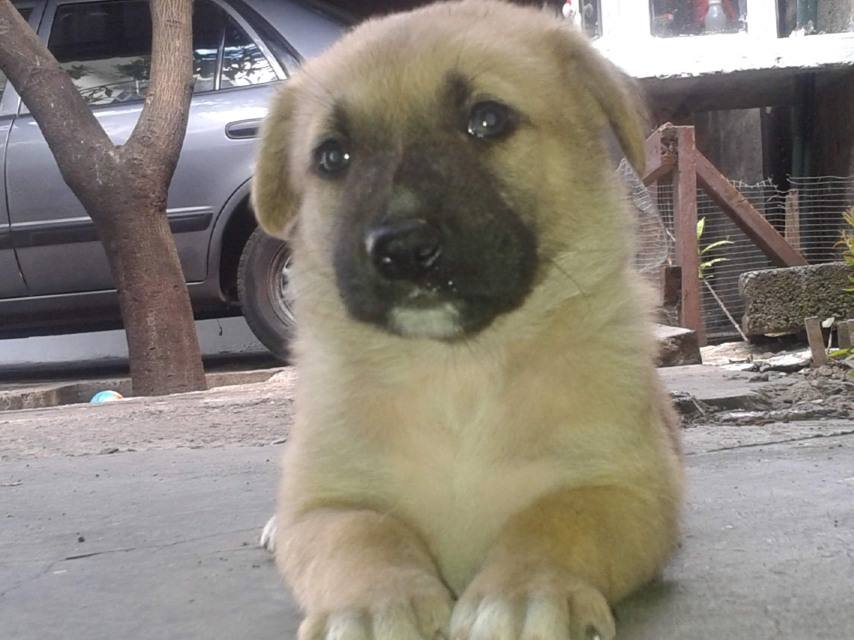
#> input picture openCV/resources/1.jpg, 2560 x 1920 px, given in place of the camera (shown at 1/3 size)
$ python virtual_paint.py
#> lines starting #> are read from the running program, lines starting #| are printed output that depends on the picture; after the words box and inside, x2 and y2 are one past the last pixel; in counts of white or black regions, pixels touching at a corner belong together
#> further down, img is the input picture: shape (1920, 2560, 3); mean B, G, R 120.6, 129.9, 137.1
import cv2
import numpy as np

frameWidth = 640
frameHeight = 480

cap = cv2.VideoCapture(0)
cap.set(3, frameWidth)
cap.set(4, frameHeight)
cap.set(10, 150)

myColors = [[5, 107, 0, 16, 255, 255],
            [133, 56, 0, 159, 156, 255],
            [57, 76, 0, 100, 255, 255]]

colorValue = [[0, 253, 58],
              [0, 255, 0],
              [255, 0, 255]]

point = []


def findColor(image, colors, values):
    imageHSV = cv2.cvtColor(image, cv2.COLOR_BGR2HSV)
#> imageHSV: shape (1920, 2560, 3); mean H, S, V 58, 40.3, 139
    count = 0
    new_point = []
    for color in colors:
        lower = np.array(color[0:3])
        upper = np.array(color[3:6])
        mask = cv2.inRange(imageHSV, lower, upper)
        x, y = getContour(mask)
        cv2.circle(imgResult, (x, y), 10, values[0], cv2.FILLED)
        if x != 0 and y != 0:
            new_point.append([x, y, count])
        count += 1
#> this loop made 3 passes
#> (x, y) on passes 1 to 3: (0, 0), (0, 0), (302, 1172)
#> pass 1, in findColor, `mask = cv2.inRange(imageHSV, lower, upper)`:
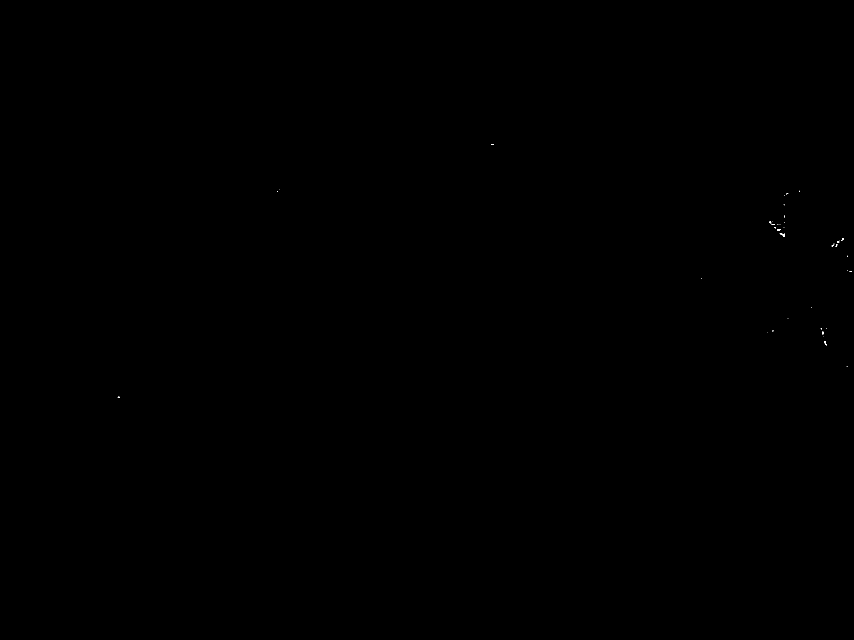
#> mask: shape (1920, 2560) (shown at 1/3 size); 0.01% white in thin lines or dots, all inside (x1, y1, x2, y2) = (353, 433, 2556, 1194)
#> pass 2, in findColor, `mask = cv2.inRange(imageHSV, lower, upper)`:
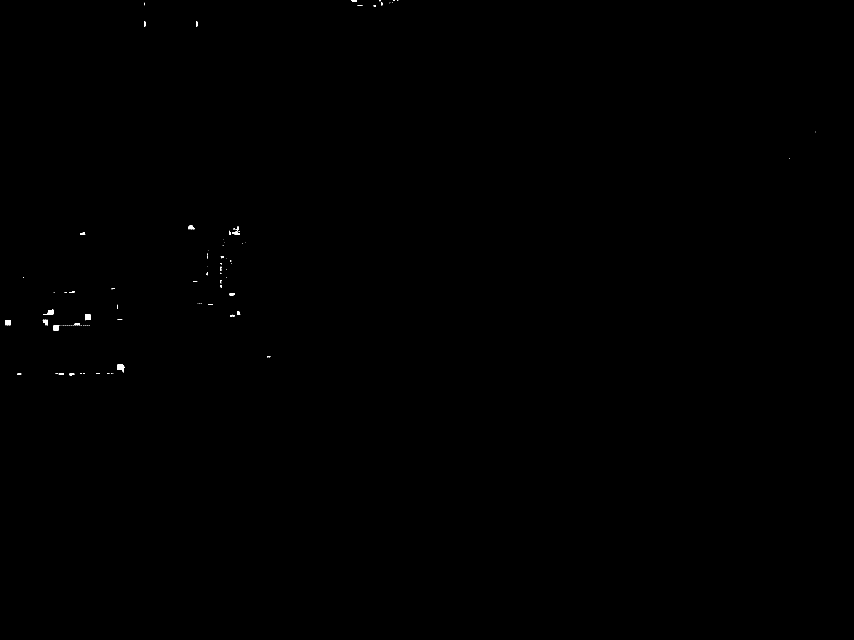
#> mask: shape (1920, 2560) (shown at 1/3 size); 0.06% white; 122 white regions (89 under 20 px), largest, box (x1, y1, x2, y2) and area: (353, 1093, 374, 1118) 316, (255, 943, 272, 961) 262, (16, 960, 32, 976) 230
#> after the loop, count = 3; new_point = [[302, 1172, 2]]
    return new_point


def getContour(image):
    x, width, y = 0, 0, 0
    contours, hierarchy = cv2.findContours(image, cv2.RETR_EXTERNAL, cv2.CHAIN_APPROX_NONE)
    for cnt in contours:
        area = cv2.contourArea(cnt)
        if area > 500:
            param = cv2.arcLength(cnt, True)
            approx = cv2.approxPolyDP(cnt, 0.02 * param, True)
            x, y, width, height = cv2.boundingRect(approx)
    return x + width // 2, y


def drawImage(points, value):
    for point in points:
        cv2.circle(imgResult, (point[0], point[1]), 10, value[2], cv2.FILLED)


while True:
    success, img = cap.read()
    imgResult = img.copy()
    new_point = findColor(img, myColors, colorValue)
#> new_point = [[302, 1172, 2]]
    if len(new_point) != 0:
        for new_points in new_point:
            point.append(new_points)
#> this loop made 1 pass
#> after the loop, point = [[302, 1172, 2]]
    if len(point) != 0:
        drawImage(point, colorValue)
#> the loop in drawImage, `for point in points:` made 1 pass
    cv2.imshow("Result", imgResult)
    if cv2.waitKey(1) & 0xFF == ord('q'):
#> (key q is pressed here)
        break

$ run again, on openCV/resources/shapes.jpg
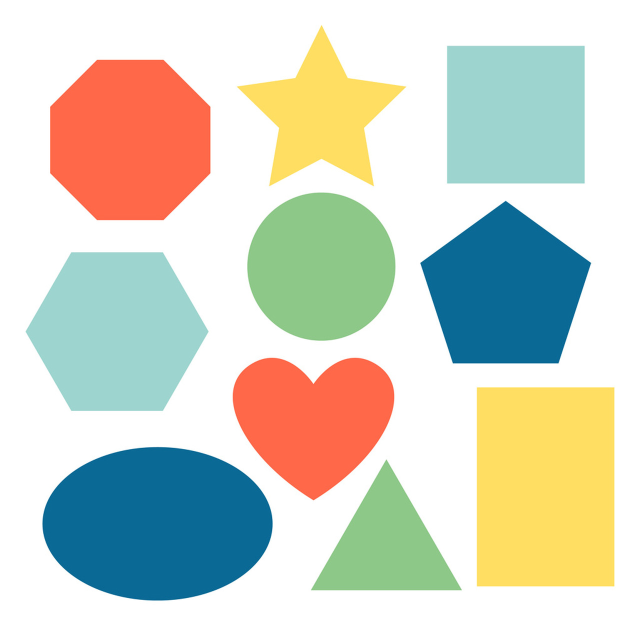
#> input picture openCV/resources/shapes.jpg, 1280 x 1251 px, given in place of the camera (shown at 1/2 size)
#> img is the input picture: shape (1251, 1280, 3); mean B, G, R 197.2, 212, 208.4
#> imageHSV: shape (1251, 1280, 3); mean H, S, V 30, 72.5, 234.4
#> the loop in findColor, `for color in colors:` made 3 passes
#> (x, y) on passes 1 to 3: (260, 120), (0, 0), (642, 386)
#> pass 1, in findColor, `mask = cv2.inRange(imageHSV, lower, upper)`:
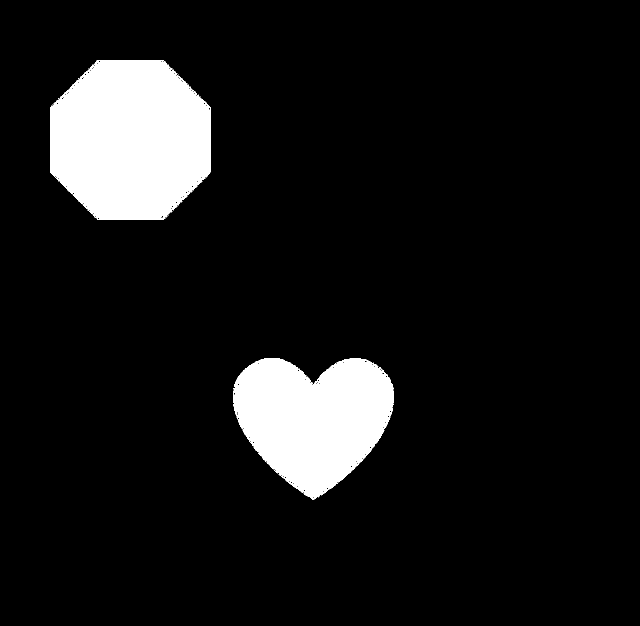
#> mask: shape (1251, 1280) (shown at 1/2 size); 9.1% white; 13 white regions (11 under 20 px), largest, box (x1, y1, x2, y2) and area: (100, 120, 421, 440) 83893, (466, 716, 788, 1000) 62437
#> after the loop in findColor, `for color in colors:`:
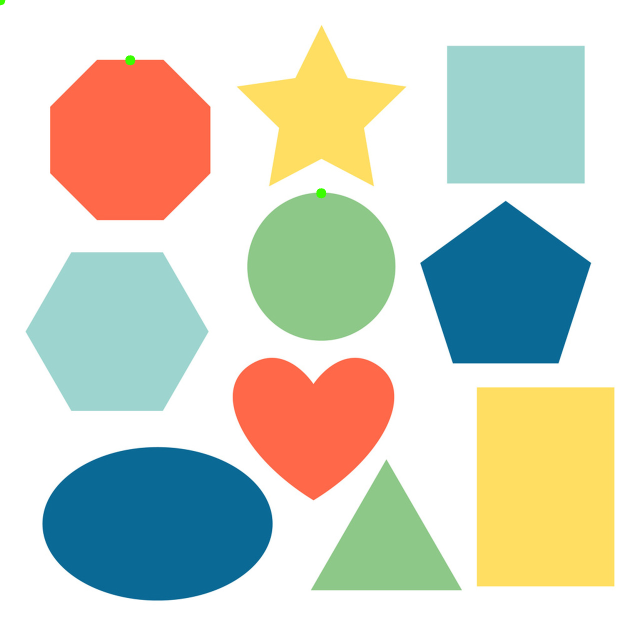
#> imgResult: shape (1251, 1280, 3) (shown at 1/2 size); 0.05% of pixels changed, all inside (x1, y1, x2, y2) = (0, 0, 653, 397)
#> after the loop in findColor, `for color in colors:`: count = 3; new_point = [[260, 120, 0], [642, 386, 2]]
#> the loop `for new_points in new_point:` made 2 passes
#> the loop in drawImage, `for point in points:` made 2 passes
